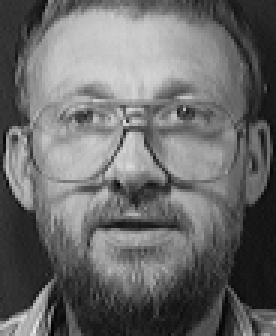
#> input picture dataset_exemples/s14/1.pgm, 92 x 112 px, found by its file name (shown 3 times larger)
$ python script.py
#> lines starting #> are read from the running program, lines starting #| are printed output that depends on the picture
import logging
from time import time

from numpy.random import RandomState
import matplotlib.pyplot as plt

from sklearn.datasets import fetch_olivetti_faces
from sklearn.cluster import MiniBatchKMeans
from sklearn import decomposition

n_row, n_col = 2, 3
n_components = n_row * n_col
image_shape = (64, 64)
# #############################################################################
# Load faces data
from PIL import Image
import numpy as np
from sklearn.decomposition import NMF


def image_to_array(filepath):
    im = Image.open(filepath).convert('L')
    (width, height) = im.size
    greyscale_map = list(im.getdata())
    greyscale_map = np.array(greyscale_map)
    greyscale_map = greyscale_map.reshape((height, width))
    return greyscale_map


# s1 à s40
# 1 à 10

im = Image.open("orl_faces/s1/1.pgm")
#> im is the input picture: PIL image 92x112 L; min 2, max 233, mean 106.5
im.show()
test = image_to_array("orl_faces/s1/1.pgm")
#> in image_to_array, `greyscale_map = list(im.getdata())`: greyscale_map = 10304 values, max 233 at index 10131, min 2 at index 9953, mean 106.5
model = NMF(n_components=90, init='nndsvda', tol=5e-3)
W = model.fit_transform(test)
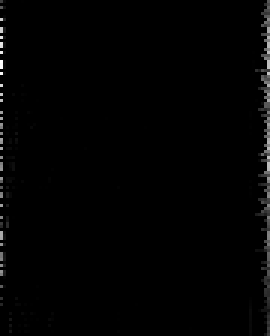
#> W: shape (112, 90) float64 (shown 3 times larger); min 0, max 1.8, mean 0.0183; drawn with min black and max white
H = model.components_
A = model.inverse_transform(W)
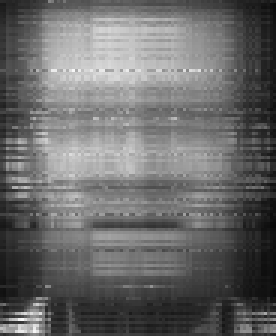
#> A: shape (112, 92) float64 (shown 3 times larger); min 8.05, max 249.9, mean 106.4

Image.fromarray(A).show()
print(W)
#> (printed output is left out)

$ run again, with dataset_exemples/s14/5.pgm copied over dataset_exemples/s14/1.pgm
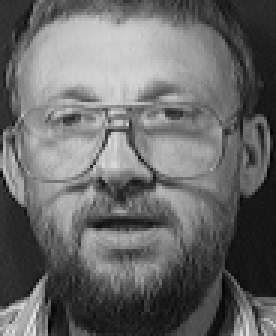
#> input picture dataset_exemples/s14/5.pgm, 92 x 112 px, found by its file name (shown 3 times larger)
#> im is the input picture: PIL image 92x112 L; min 3, max 229, mean 105
#> in image_to_array, `greyscale_map = list(im.getdata())`: greyscale_map = 10304 values, max 229 at index 10037, min 3 at index 9952, mean 105
#> `W = model.fit_transform(test)`:
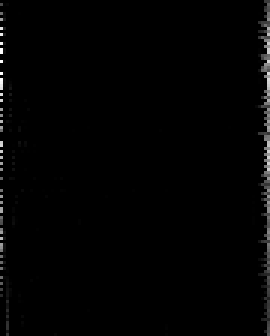
#> W: shape (112, 90) float64 (shown 3 times larger); min 0, max 1.68, mean 0.0186; drawn with min black and max white
#> `A = model.inverse_transform(W)`:
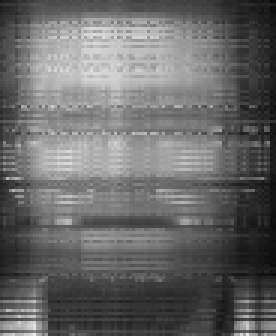
#> A: shape (112, 92) float64 (shown 3 times larger); min 10.3, max 237.6, mean 105.1
#> (printed output is left out)

$ run again, with dataset_exemples/s14/9.pgm copied over dataset_exemples/s14/1.pgm
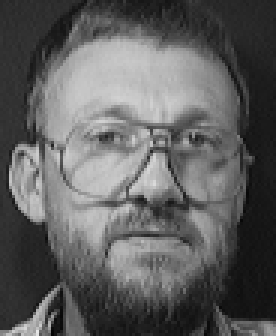
#> input picture dataset_exemples/s14/9.pgm, 92 x 112 px, found by its file name (shown 3 times larger)
#> im is the input picture: PIL image 92x112 L; min 5, max 229, mean 95
#> in image_to_array, `greyscale_map = list(im.getdata())`: greyscale_map = 10304 values, max 229 at index 10132, min 5 at index 10137, mean 95.02
#> `W = model.fit_transform(test)`:
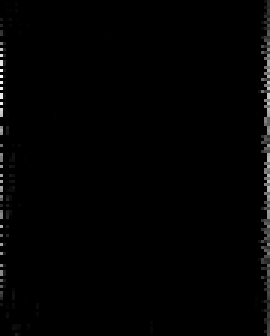
#> W: shape (112, 90) float64 (shown 3 times larger); min 0, max 1.77, mean 0.0177; drawn with min black and max white
#> `A = model.inverse_transform(W)`:
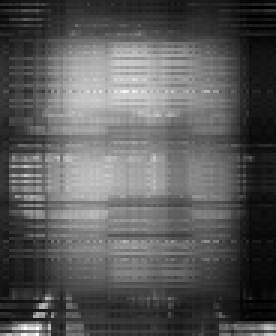
#> A: shape (112, 92) float64 (shown 3 times larger); min 7.87, max 255.6, mean 94.9; drawn with min black and max white
#> (printed output is left out)
